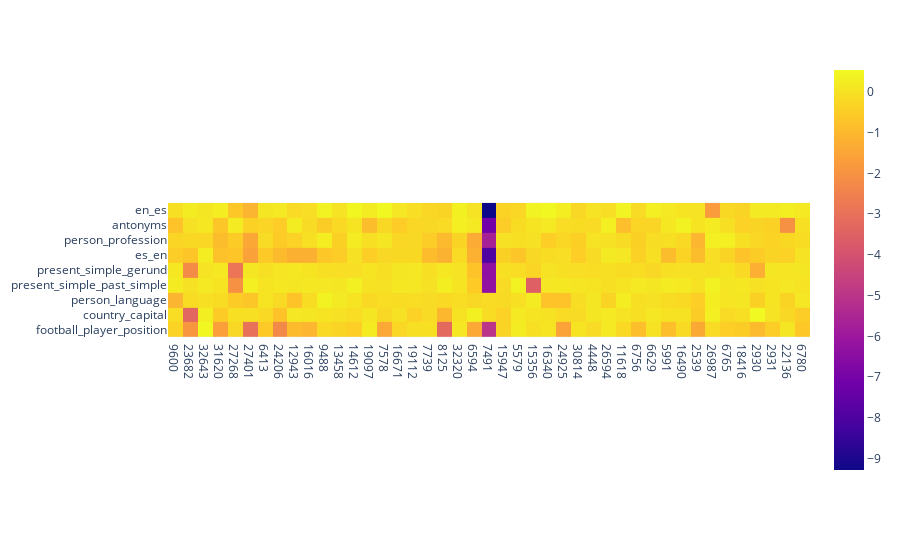

This figure's notebook cell:
### Code cell
import plotly.express as px
import pandas as pd
import numpy as np

for task_name, losses in task_losses.items():
    base_loss = losses[1]
    losses = losses[0]

    task_losses[task_name][0] = [(base_loss - loss) for loss in losses]


df = pd.DataFrame([
    {"task": task_name, "feature": feature, "loss": loss}
    for task_name, losses in task_losses.items()
    for feature, loss in zip(features, losses[0])
])



heatmap = np.zeros((len(task_names), len(features)))

for i, task_name in enumerate(task_names):
    for j, feature in enumerate(features):
        heatmap[i, j] = task_losses[task_name][0][j]

fig = px.imshow(heatmap, x=[str(x) for x in features], y=task_names)

fig.show()

### Figure 1 — Plotly figure (JSON) as saved in the notebook; plotly's stock layout.template omitted (floating-point values rounded to 4 significant figures; data arrays with more than 128 entries replaced by an {"elided": "..."} marker saying what was removed)
{"data": [{"coloraxis": "coloraxis", "hovertemplate": "x: %{x}<br>y: %{y}<br>color: %{z}<extra></extra>", "name": "0", "type": "heatmap", "x": ["9600", "23682", "32643", "31620", "27268", "27401", "6413", "24206", "12943", "16016", "9488", "13458", "14612", "19097", "7578", "16671", "19112", "7739", "8125", "32320", "6594", "7491", "15947", "5579", "15356", "16340", "24925", "30814", "4448", "26594", "11618", "6756", "6629", "5991", "16490", "2539", "26987", "6765", "18416", "2930", "2931", "22136", "6780"], "xaxis": "x", "y": ["en_es", "antonyms", "person_profession", "es_en", "present_simple_gerund", "present_simple_past_simple", "person_profession", "person_language", "country_capital", "football_player_position"], "yaxis": "y", "z": {"elided": "10x43 float values"}}], "layout": {"coloraxis": {"colorscale": [[0, "#0d0887"], [0.1111, "#46039f"], [0.2222, "#7201a8"], [0.3333, "#9c179e"], [0.4444, "#bd3786"], [0.5556, "#d8576b"], [0.6667, "#ed7953"], [0.7778, "#fb9f3a"], [0.8889, "#fdca26"], [1, "#f0f921"]]}, "margin": {"t": 60}, "xaxis": {"anchor": "y", "constrain": "domain", "domain": [0, 1], "scaleanchor": "y"}, "yaxis": {"anchor": "x", "autorange": "reversed", "constrain": "domain", "domain": [0, 1]}}}
